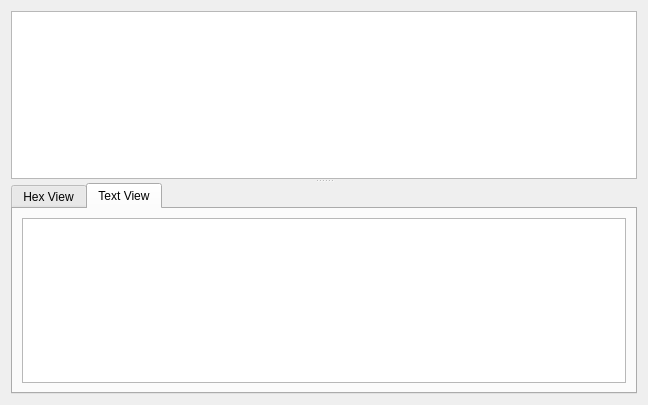
<?xml version="1.0" encoding="UTF-8"?>
<ui version="4.0">
 <class>ProxyToolView</class>
 <widget class="QWidget" name="ProxyToolView">
  <property name="geometry">
   <rect>
    <x>0</x>
    <y>0</y>
    <width>648</width>
    <height>405</height>
   </rect>
  </property>
  <property name="windowTitle">
   <string>Form</string>
  </property>
  <layout class="QGridLayout" name="gridLayout">
   <item row="0" column="0">
    <widget class="QSplitter" name="splitter">
     <property name="orientation">
      <enum>Qt::Vertical</enum>
     </property>
     <widget class="JournalView" name="journalView">
      <property name="alternatingRowColors">
       <bool>true</bool>
      </property>
      <property name="rootIsDecorated">
       <bool>false</bool>
      </property>
     </widget>
     <widget class="QTabWidget" name="tabWidget">
      <property name="currentIndex">
       <number>1</number>
      </property>
      <widget class="QWidget" name="hexViewTab">
       <attribute name="title">
        <string>Hex View</string>
       </attribute>
       <layout class="QHBoxLayout" name="horizontalLayout_3">
        <item>
         <widget class="QHexEdit" name="hexView" native="true"/>
        </item>
       </layout>
      </widget>
      <widget class="QWidget" name="textViewTab">
       <attribute name="title">
        <string>Text View</string>
       </attribute>
       <layout class="QHBoxLayout" name="horizontalLayout_2">
        <item>
         <widget class="QPlainTextEdit" name="textView"/>
        </item>
       </layout>
      </widget>
     </widget>
    </widget>
   </item>
  </layout>
 </widget>
 <customwidgets>
  <customwidget>
   <class>QHexEdit</class>
   <extends>QWidget</extends>
   <header>qhexedit2/qhexedit.h</header>
   <container>1</container>
  </customwidget>
  <customwidget>
   <class>JournalView</class>
   <extends>QTreeView</extends>
   <header>journalview.h</header>
  </customwidget>
 </customwidgets>
 <resources/>
 <connections/>
</ui>
